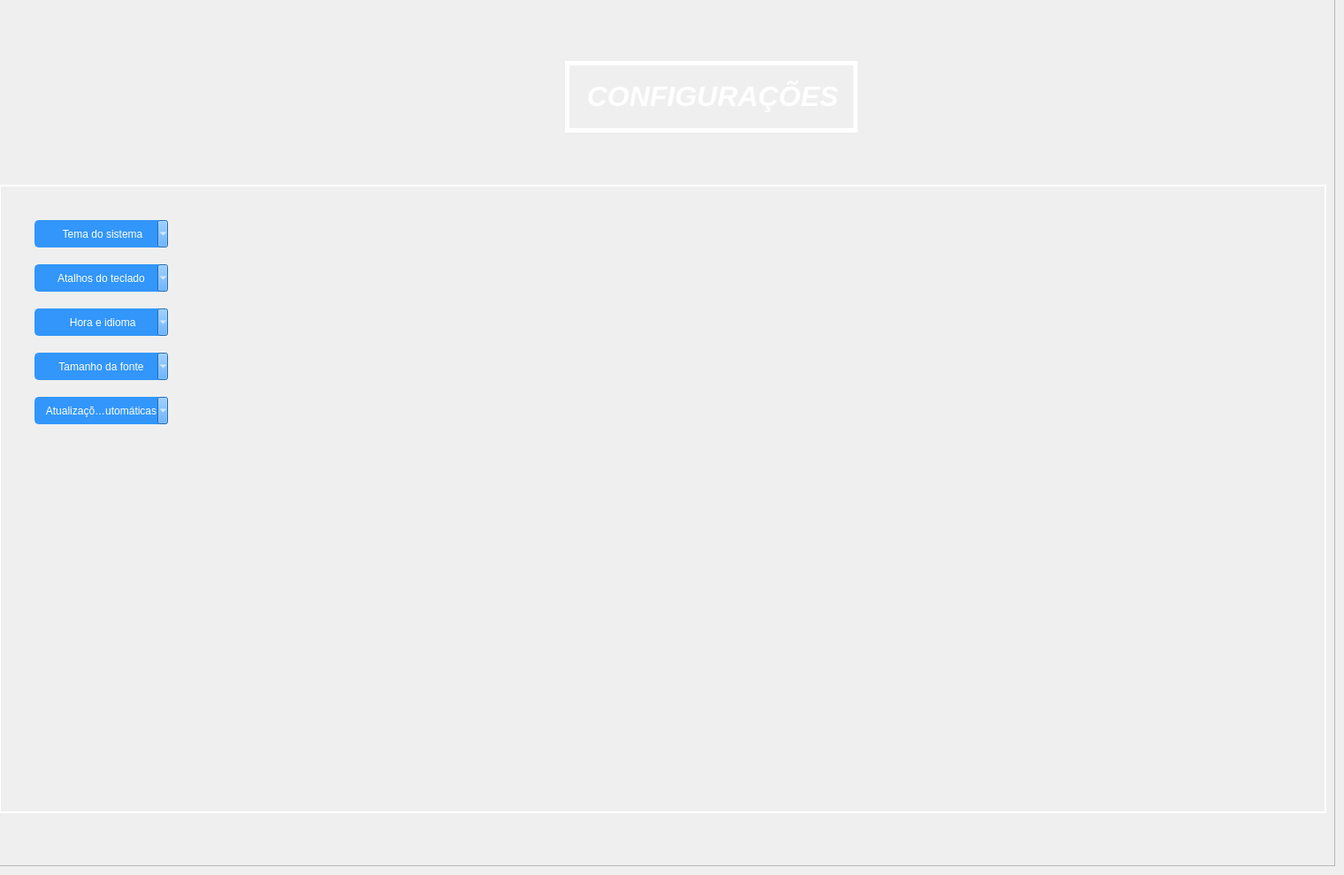
      <widget class="QWidget" name="pg_configuracoes">
       <property name="sizePolicy">
        <sizepolicy hsizetype="Expanding" vsizetype="Expanding">
         <horstretch>0</horstretch>
         <verstretch>0</verstretch>
        </sizepolicy>
       </property>
       <widget class="QFrame" name="frame_pg_configuracoes1">
        <property name="geometry">
         <rect>
          <x>-1</x>
          <y>-1</y>
          <width>1511</width>
          <height>981</height>
         </rect>
        </property>
        <property name="sizePolicy">
         <sizepolicy hsizetype="Expanding" vsizetype="Expanding">
          <horstretch>0</horstretch>
          <verstretch>0</verstretch>
         </sizepolicy>
        </property>
        <property name="inputMethodHints">
         <set>Qt::ImhNone</set>
        </property>
        <property name="frameShape">
         <enum>QFrame::StyledPanel</enum>
        </property>
        <property name="frameShadow">
         <enum>QFrame::Raised</enum>
        </property>
        <widget class="QLabel" name="label_8">
         <property name="geometry">
          <rect>
           <x>640</x>
           <y>70</y>
           <width>331</width>
           <height>81</height>
          </rect>
         </property>
         <property name="sizePolicy">
          <sizepolicy hsizetype="Expanding" vsizetype="Expanding">
           <horstretch>0</horstretch>
           <verstretch>0</verstretch>
          </sizepolicy>
         </property>
         <property name="styleSheet">
          <string notr="true">QLabel {
    color: white;
    text-align: center; /* Centraliza o texto horizontalmente */
    vertical-align: middle; /* Centraliza o texto verticalmente */
	border: 5px solid white;
}

</string>
         </property>
         <property name="text">
          <string>&lt;html&gt;&lt;head/&gt;&lt;body&gt;&lt;p align=&quot;center&quot;&gt;&lt;span style=&quot; font-size:24pt; font-weight:600; font-style:italic;&quot;&gt;CONFIGURAÇÕES&lt;/span&gt;&lt;/p&gt;&lt;/body&gt;&lt;/html&gt;</string>
         </property>
        </widget>
        <widget class="QFrame" name="frame_pg_configuracoes">
         <property name="geometry">
          <rect>
           <x>0</x>
           <y>210</y>
           <width>1501</width>
           <height>711</height>
          </rect>
         </property>
         <property name="sizePolicy">
          <sizepolicy hsizetype="Expanding" vsizetype="Expanding">
           <horstretch>0</horstretch>
           <verstretch>0</verstretch>
          </sizepolicy>
         </property>
         <property name="styleSheet">
          <string notr="true">QFrame {
    border: 2px solid white;
}
</string>
         </property>
         <property name="frameShape">
          <enum>QFrame::StyledPanel</enum>
         </property>
         <property name="frameShadow">
          <enum>QFrame::Raised</enum>
         </property>
         <widget class="QToolButton" name="tool_atualizacoes">
          <property name="geometry">
           <rect>
            <x>40</x>
            <y>240</y>
            <width>151</width>
            <height>31</height>
           </rect>
          </property>
          <property name="sizePolicy">
           <sizepolicy hsizetype="Expanding" vsizetype="Expanding">
            <horstretch>0</horstretch>
            <verstretch>0</verstretch>
           </sizepolicy>
          </property>
          <property name="styleSheet">
           <string notr="true">QToolButton {
                background-color: rgb(50, 150, 250);
                color: white;
                border-radius: 5px;
                border: 2px solid rgb(50, 150, 250);
                padding: 5px 10px;
            }
            QToolButton:hover {
                background-color: rgb(100, 180, 255);
                border: 2px solid rgb(100, 180, 255);
            }
</string>
          </property>
          <property name="text">
           <string>Atualizações automáticas</string>
          </property>
          <property name="autoRepeat">
           <bool>false</bool>
          </property>
          <property name="popupMode">
           <enum>QToolButton::MenuButtonPopup</enum>
          </property>
          <property name="toolButtonStyle">
           <enum>Qt::ToolButtonTextOnly</enum>
          </property>
          <property name="autoRaise">
           <bool>false</bool>
          </property>
          <property name="arrowType">
           <enum>Qt::DownArrow</enum>
          </property>
         </widget>
         <widget class="QToolButton" name="tool_fonte">
          <property name="geometry">
           <rect>
            <x>40</x>
            <y>190</y>
            <width>151</width>
            <height>31</height>
           </rect>
          </property>
          <property name="sizePolicy">
           <sizepolicy hsizetype="Expanding" vsizetype="Expanding">
            <horstretch>0</horstretch>
            <verstretch>0</verstretch>
           </sizepolicy>
          </property>
          <property name="styleSheet">
           <string notr="true">QToolButton {
                background-color: rgb(50, 150, 250);
                color: white;
                border-radius: 5px;
                border: 2px solid rgb(50, 150, 250);
                padding: 5px 10px;
            }
            QToolButton:hover {
                background-color: rgb(100, 180, 255);
                border: 2px solid rgb(100, 180, 255);
            }
</string>
          </property>
          <property name="text">
           <string>Tamanho da fonte</string>
          </property>
          <property name="autoRepeat">
           <bool>false</bool>
          </property>
          <property name="popupMode">
           <enum>QToolButton::MenuButtonPopup</enum>
          </property>
          <property name="toolButtonStyle">
           <enum>Qt::ToolButtonTextOnly</enum>
          </property>
          <property name="autoRaise">
           <bool>false</bool>
          </property>
          <property name="arrowType">
           <enum>Qt::DownArrow</enum>
          </property>
         </widget>
         <widget class="QToolButton" name="tool_hora">
          <property name="geometry">
           <rect>
            <x>40</x>
            <y>140</y>
            <width>151</width>
            <height>31</height>
           </rect>
          </property>
          <property name="sizePolicy">
           <sizepolicy hsizetype="Expanding" vsizetype="Expanding">
            <horstretch>0</horstretch>
            <verstretch>0</verstretch>
           </sizepolicy>
          </property>
          <property name="styleSheet">
           <string notr="true">QToolButton {
                background-color: rgb(50, 150, 250);
                color: white;
                border-radius: 5px;
                border: 2px solid rgb(50, 150, 250);
                padding: 5px 10px;
            }
            QToolButton:hover {
                background-color: rgb(100, 180, 255);
                border: 2px solid rgb(100, 180, 255);
            }
</string>
          </property>
          <property name="text">
           <string> Hora e idioma</string>
          </property>
          <property name="autoRepeat">
           <bool>false</bool>
          </property>
          <property name="popupMode">
           <enum>QToolButton::MenuButtonPopup</enum>
          </property>
          <property name="toolButtonStyle">
           <enum>Qt::ToolButtonTextOnly</enum>
          </property>
          <property name="autoRaise">
           <bool>false</bool>
          </property>
          <property name="arrowType">
           <enum>Qt::DownArrow</enum>
          </property>
         </widget>
         <widget class="QToolButton" name="tool_atalhos">
          <property name="geometry">
           <rect>
            <x>40</x>
            <y>90</y>
            <width>151</width>
            <height>31</height>
           </rect>
          </property>
          <property name="sizePolicy">
           <sizepolicy hsizetype="Expanding" vsizetype="Expanding">
            <horstretch>0</horstretch>
            <verstretch>0</verstretch>
           </sizepolicy>
          </property>
          <property name="styleSheet">
           <string notr="true">QToolButton {
                background-color: rgb(50, 150, 250);
                color: white;
                border-radius: 5px;
                border: 2px solid rgb(50, 150, 250);
                padding: 5px 10px;
            }
            QToolButton:hover {
                background-color: rgb(100, 180, 255);
                border: 2px solid rgb(100, 180, 255);
            }
</string>
          </property>
          <property name="text">
           <string>Atalhos do teclado</string>
          </property>
          <property name="autoRepeat">
           <bool>false</bool>
          </property>
          <property name="popupMode">
           <enum>QToolButton::MenuButtonPopup</enum>
          </property>
          <property name="toolButtonStyle">
           <enum>Qt::ToolButtonTextOnly</enum>
          </property>
          <property name="autoRaise">
           <bool>false</bool>
          </property>
          <property name="arrowType">
           <enum>Qt::DownArrow</enum>
          </property>
         </widget>
         <widget class="QToolButton" name="tool_tema">
          <property name="geometry">
           <rect>
            <x>40</x>
            <y>40</y>
            <width>151</width>
            <height>31</height>
           </rect>
          </property>
          <property name="sizePolicy">
           <sizepolicy hsizetype="Expanding" vsizetype="Expanding">
            <horstretch>0</horstretch>
            <verstretch>0</verstretch>
           </sizepolicy>
          </property>
          <property name="styleSheet">
           <string notr="true">QToolButton {
                background-color: rgb(50, 150, 250);
                color: white;
                border-radius: 5px;
                border: 2px solid rgb(50, 150, 250);
                padding: 5px 10px;
            }
            QToolButton:hover {
                background-color: rgb(100, 180, 255);
                border: 2px solid rgb(100, 180, 255);
            }
            </string>
          </property>
          <property name="text">
           <string> Tema do sistema</string>
          </property>
          <property name="autoRepeat">
           <bool>false</bool>
          </property>
          <property name="popupMode">
           <enum>QToolButton::MenuButtonPopup</enum>
          </property>
          <property name="toolButtonStyle">
           <enum>Qt::ToolButtonTextOnly</enum>
          </property>
          <property name="autoRaise">
           <bool>false</bool>
          </property>
          <property name="arrowType">
           <enum>Qt::DownArrow</enum>
          </property>
         </widget>
        </widget>
       </widget>
      </widget>
